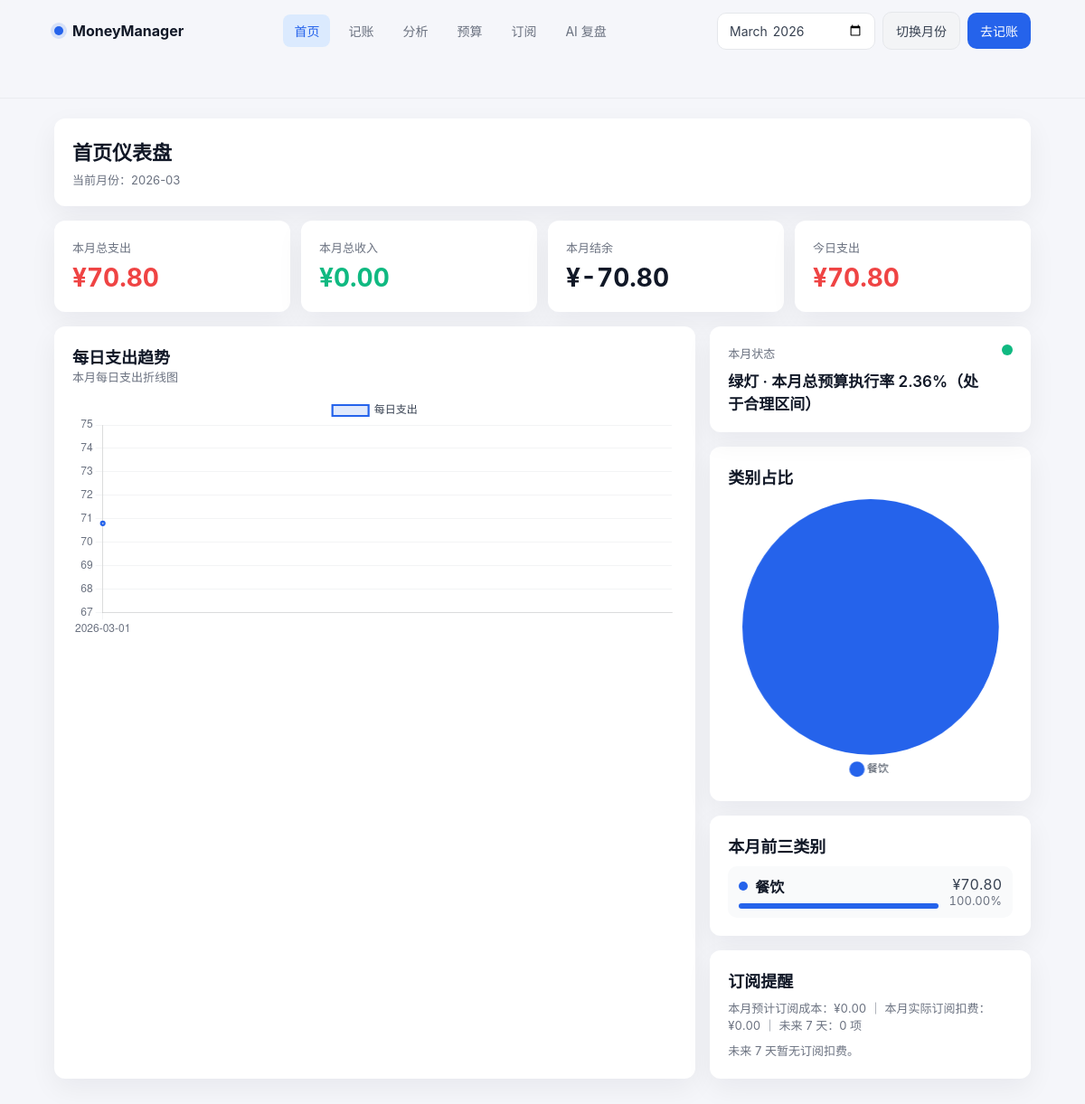
The page / on the database its author committed.
### tables this page shows
CREATE TABLE transactions (
                id INTEGER PRIMARY KEY AUTOINCREMENT,
                amount REAL NOT NULL,
                type TEXT CHECK(type IN ('income', 'expense')) NOT NULL,
                date TEXT NOT NULL,
                category_main TEXT NOT NULL,
                category_sub TEXT,
                tags TEXT,
                payment_method TEXT CHECK(payment_method IN ('wechat', 'alipay_family', 'bank')),
                note TEXT,
                created_at TEXT DEFAULT CURRENT_TIMESTAMP
            );

### app.py (the view)
    @app.route("/")
    def index():
        category_palette = ["#2563EB", "#0EA5E9", "#14B8A6", "#22C55E", "#F59E0B", "#EF4444"]
        month = request.args.get("month") or date.today().strftime("%Y-%m")
        dashboard = get_monthly_dashboard_data(month=month)
        monthly_stats = get_monthly_stats(month)
        budget_data = get_budget_execution(month)
        current_month = date.today().strftime("%Y-%m")
        today_expense = get_today_expense() if month == current_month else 0.0
        top_categories = [
            {
                **item,
                "color": category_palette[index % len(category_palette)],
            }
            for index, item in enumerate(monthly_stats.get("category_stats", [])[:3])
        ]
        emotion_light = build_emotion_light(month, monthly_stats.get("total_expense", 0), budget_data)
        subscription_summary = get_subscription_monthly_cost_summary()
        subscription_metrics = get_subscription_monthly_metrics(month)
        subscription_upcoming = get_upcoming_subscriptions(days=7)[:3]
        return render_template(
            "index.html",
            active_page="index",
            month=dashboard["month"],
            summary=dashboard["summary"],
            daily_expense=dashboard["daily_expense"],
            category_share=dashboard["category_share"],
            today_expense=today_expense,
            top_categories=top_categories,
            emotion_light=emotion_light,
            subscription_summary=subscription_summary,
            subscription_metrics=subscription_metrics,
            subscription_upcoming=subscription_upcoming,
        )

### templates/index.html (shortened to what this page needs)
<!doctype html>
<html lang="zh-CN">
  <head>
    <link rel="stylesheet" href="{{ url_for('static', filename='css/app.css') }}" />
  </head>
  <body>
    <header class="top-nav app-shell">
      <div class="top-nav-inner">
        <a class="brand" href="/">
          <span class="brand-dot"></span>
          <span>MoneyManager</span>
        </a>
        <nav class="nav-links">
          <a class="nav-link {{ 'active' if active_page == 'index' else '' }}" href="/">首页</a>
          <a class="nav-link {{ 'active' if active_page == 'add' else '' }}" href="/add">记账</a>
          <a class="nav-link {{ 'active' if active_page == 'analysis' else '' }}" href="/analysis">分析</a>
          <a class="nav-link {{ 'active' if active_page == 'budget' else '' }}" href="/budget">预算</a>
          <a class="nav-link {{ 'active' if active_page == 'subscriptions' else '' }}" href="/subscriptions">订阅</a>
          <a class="nav-link {{ 'active' if active_page == 'ai' else '' }}" href="/ai">AI 复盘</a>
        </nav>
        <div class="nav-actions">
          <form method="get" action="/" class="toolbar">
            <input type="month" name="month" value="{{ month }}" />
            <button class="btn-secondary" type="submit">切换月份</button>
          </form>
          <a class="btn" href="/add">去记账</a>
        </div>
      </div>
    </header>
    <main class="app-shell">
      <div class="page">
        <section class="panel">
          <h1 class="page-title">首页仪表盘</h1>
          <div class="page-subtitle">当前月份：{{ month }}</div>
        </section>
        <section class="kpi-grid">
          <article class="kpi-card">
            <div class="kpi-label">本月总支出</div>
            <div class="kpi-value expense mono">¥{{ '%.2f'|format(summary.total_expense) }}</div>
          </article>
          <article class="kpi-card">
            <div class="kpi-label">本月总收入</div>
            <div class="kpi-value income mono">¥{{ '%.2f'|format(summary.total_income) }}</div>
          </article>
          <article class="kpi-card">
            <div class="kpi-label">本月结余</div>
            <div class="kpi-value mono">¥{{ '%.2f'|format(summary.balance) }}</div>
          </article>
          <article class="kpi-card">
            <div class="kpi-label">今日支出</div>
            <div class="kpi-value expense mono">¥{{ '%.2f'|format(today_expense) }}</div>
          </article>
        </section>
        <section class="layout-main">
          <article class="panel">
            <h2 class="page-title" style="font-size: 18px;">每日支出趋势</h2>
            <div class="small">本月每日支出折线图</div>
            {% if daily_expense %}
            <canvas id="dailyExpenseChart" height="120" style="margin-top: 12px;"></canvas>
            {% else %}
            <div class="helper-text">该月份暂无支出数据。</div>
            {% endif %}
          </article>
          <div class="stack">
            <article class="panel emotion-card">
              <div class="status-dot {{ emotion_light.level }}"></div>
              <div class="kpi-label">本月状态</div>
              <div class="status-text">{{ emotion_light.label }} · {{ emotion_light.reason }}</div>
            </article>
            <article class="panel">
              <h2 class="page-title" style="font-size: 18px;">类别占比</h2>
              {% if category_share %}
              <canvas id="categoryPieChart" height="180" style="margin-top: 12px;"></canvas>
              {% else %}
              <div class="helper-text">该月份暂无类别数据。</div>
              {% endif %}
            </article>
            <article class="panel">
              <h2 class="page-title" style="font-size: 18px;">本月前三类别</h2>
              {% if top_categories %}
              <div class="category-list" style="margin-top: 10px;">
                {% for item in top_categories %}
                <div class="category-item">
                  <div class="category-main">
                    <div class="category-name">
                      <span class="color-dot" style="background: {{ item.color }};"></span>
                      <span>{{ item.name }}</span>
                    </div>
                    <div class="progress">
                      <span style="width: {{ item.ratio }}%; background: {{ item.color }};"></span>
                    </div>
                  </div>
                  <div class="mono" style="text-align: right;">
                    <div>¥{{ '%.2f'|format(item.amount) }}</div>
                    <div class="small">{{ '%.2f'|format(item.ratio) }}%</div>
                  </div>
                </div>
                {% endfor %}
              </div>
              {% else %}
              <div class="helper-text">暂无类别数据。</div>
              {% endif %}
            </article>
            <article class="panel">
              <h2 class="page-title" style="font-size: 18px;">订阅提醒</h2>
              <div class="kpi-label" style="margin-top: 8px;">
                本月预计订阅成本：<span class="mono">¥{{ '%.2f'|format(subscription_metrics.estimated_monthly_cost) }}</span>
                ｜ 本月实际订阅扣费：<span class="mono">¥{{ '%.2f'|format(subscription_metrics.actual_charged_amount) }}</span>
                ｜ 未来 7 天：{{ subscription_summary.upcoming_count }} 项
              </div>
              {% if subscription_upcoming %}
              <div class="category-list" style="margin-top: 10px;">
                {% for item in subscription_upcoming %}
                <div class="category-item">
                  <div class="category-main">
                    <div class="category-name">
                      <span>{{ item.name }}</span>
                    </div>
                    <div class="small">{{ item.next_billing_date }} · {{ item.cycle }}</div>
                  </div>
                  <div class="mono" style="text-align: right;">
                    <div>¥{{ '%.2f'|format(item.amount) }}</div>
                    <div class="small">月折算 ¥{{ '%.2f'|format(item.monthly_cost) }}</div>
                  </div>
                </div>
                {% endfor %}
              </div>
              {% else %}
              <div class="helper-text">未来 7 天暂无订阅扣费。</div>
              {% endif %}
            </article>
          </div>
        </section>
      </div>
    </main>
    <script>
      const dashboardDataElement = document.getElementById("dashboard-data");
      const dashboardData = dashboardDataElement
        ? JSON.parse(dashboardDataElement.textContent)
        : { daily_expense: [], category_share: [] };
      const dailyExpense = dashboardData.daily_expense || [];
      const categoryShare = dashboardData.category_share || [];
      if (dailyExpense.length > 0) {
        const dailyCtx = document.getElementById("dailyExpenseChart");
        new Chart(dailyCtx, {
          type: "line",
          data: {
            labels: dailyExpense.map((item) => item.date),
            datasets: [
              {
                label: "每日支出",
                data: dailyExpense.map((item) => item.amount),
                borderColor: "#2563EB",
                backgroundColor: "rgba(37, 99, 235, 0.14)",
                pointRadius: 2,
                pointHoverRadius: 4,
                borderWidth: 2.2,
                tension: 0.36,
                fill: true,
              },
            ],
          },
          options: {
            responsive: true,
            plugins: {
              legend: { display: true, labels: { color: "#374151" } },
            },
            scales: {
              x: { grid: { color: "rgba(107, 114, 128, 0.08)" }, ticks: { color: "#6B7280" } },
              y: { grid: { color: "rgba(107, 114, 128, 0.08)" }, ticks: { color: "#6B7280" } },
            },
          },
        });
      }
      if (categoryShare.length > 0) {
        const pieCtx = document.getElementById("categoryPieChart");
        new Chart(pieCtx, {
          type: "pie",
          data: {
            labels: categoryShare.map((item) => item.category),
            datasets: [
              {
                data: categoryShare.map((item) => item.amount),
                borderWidth: 0,
                backgroundColor: [
                  "#2563EB",
                  "#0EA5E9",
                  "#14B8A6",
                  "#22C55E",
                  "#F59E0B",
                  "#EF4444",
                  "#8B5CF6",
                  "#64748B",
                ],
              },
            ],
          },
          options: {
            plugins: {
              legend: {
                position: "bottom",
                labels: { color: "#374151", boxWidth: 10, usePointStyle: true, pointStyle: "circle" },
              },
            },
          },
        });
      }
    </script>
  </body>
</html>

### rows shown on the page
transactions: name "餐饮", {{ item.ratio }} 100.0 (drawn), amount "70.80", ratio "100.00"

### other values the page prints
{{ month }} "2026-03"
{{ '%.2f'|format(summary.total_expense) }} "70.80"
{{ '%.2f'|format(summary.total_income) }} "0.00"
{{ '%.2f'|format(summary.balance) }} "-70.80"
{{ '%.2f'|format(today_expense) }} "70.80"
{{ emotion_light.label }} "绿灯"
{{ emotion_light.reason }} "本月总预算执行率 2.36%（处于合理区间）"
{{ '%.2f'|format(subscription_metrics.estimated_monthly_cost) }} "0.00"
{{ '%.2f'|format(subscription_metrics.actual_charged_amount) }} "0.00"
{{ subscription_summary.upcoming_count }} "0"
